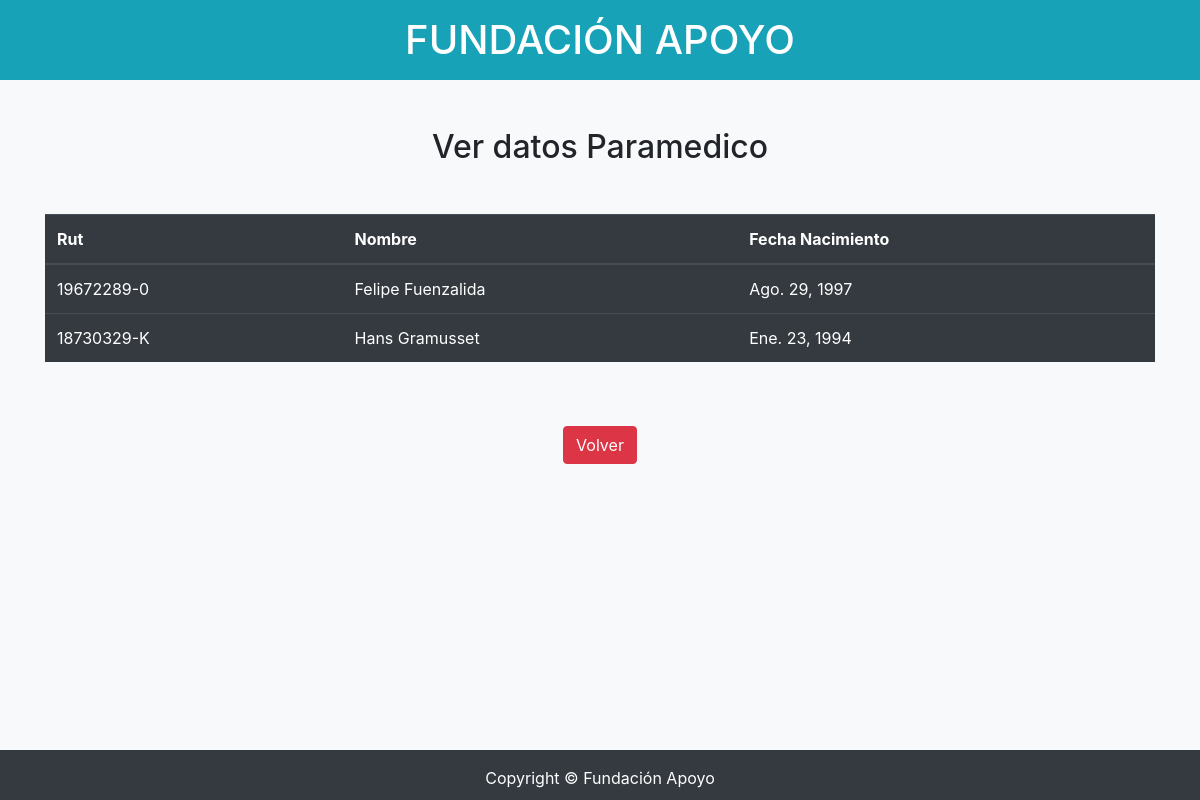
The app's page /ver/paramedico with its own data.
### adminPiezas/models.py (models this page shows, shortened)
class Paramedico(models.Model):
    id = models.IntegerField(primary_key=True)
    nombreP = models.CharField(max_length=100)
    rutP = models.CharField(max_length=10, null=True)
    fechaNacP = models.DateField(null=True)

### adminPiezas/views.py (the view)
# urls.py: path('ver/paramedico', para_list, name='para'),
def para_list(request):
    paramedic = Paramedico.objects.all()
    contexto = {'parameds' : paramedic}
    return render (request, 'adminPiezas/fichapara.html', contexto)

### adminPiezas/templates/adminPiezas/fichapara.html (shortened to what this page needs)
{%load static%}
<!DOCTYPE html>
<html lang="en">
<head>
  <h1 class="text-center  bg-info p-3 text-white">FUNDACIÓN APOYO</h1>
  <link rel="stylesheet" href="https://cdn.jsdelivr.net/npm/bootstrap@4.6.0/dist/css/bootstrap.min.css">
</head>
{% block content %}
<body class="bg-light">
<section class="container mt-5">
  <table class= "table table-dark">
  <h2 class="text-center my-5">Ver datos Paramedico</h2>
  <thead>
          <tr>
            <th scope="col">Rut</th>
            <th scope="col">Nombre</th>
            <th scope="col">Fecha Nacimiento</th>
          </tr>
        </thead>
  <div class="container text-center">
    {% if parameds %}
    {% for paramedic in parameds %}
    <tr>
      <td>{{ paramedic.rutP }}</td>
      <td>{{ paramedic.nombreP }} </td>
      <td>{{ paramedic.fechaNacP }}</td>
    </tr>
    {% endfor %}
    {% else %}
    <h1>No hay Residentes registrados</h1>
    {% endif %}
  </table>
  {% endblock %}
  </section>
  <div class="container text-center">
    <a href="{%url 'home'%}" class="btn btn-danger mt-5"> Volver</a>
  </div>
 <footer class="py-3 bg-dark">
  <div class="container"><p class="m-0 text-center text-white">Copyright &copy; Fundación Apoyo</p></div>
</footer>
</body>
</html>

### adminPiezas/templates/adminPiezas/fichapara.html (style rules this page uses)
footer { position: absolute; bottom: 0; width: 100%; height: 50px; }

### records on screen
Paramedico: rutP "19672289-0", nombreP "Felipe Fuenzalida", fechaNacP "Ago. 29, 1997"
Paramedico: rutP "18730329-K", nombreP "Hans Gramusset", fechaNacP "Ene. 23, 1994"
